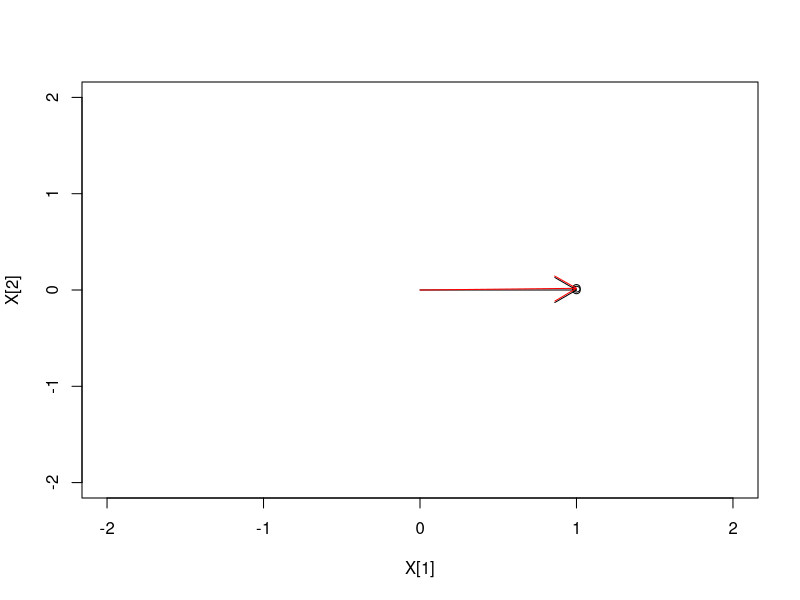
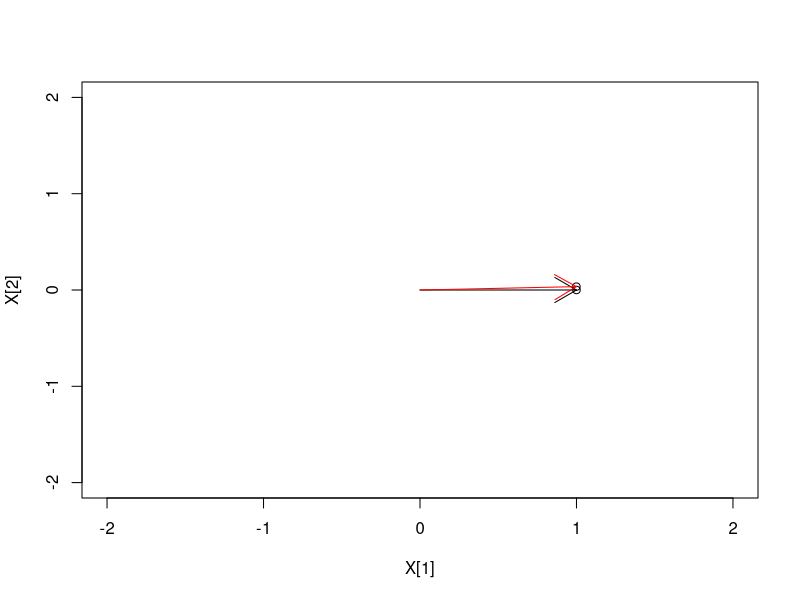
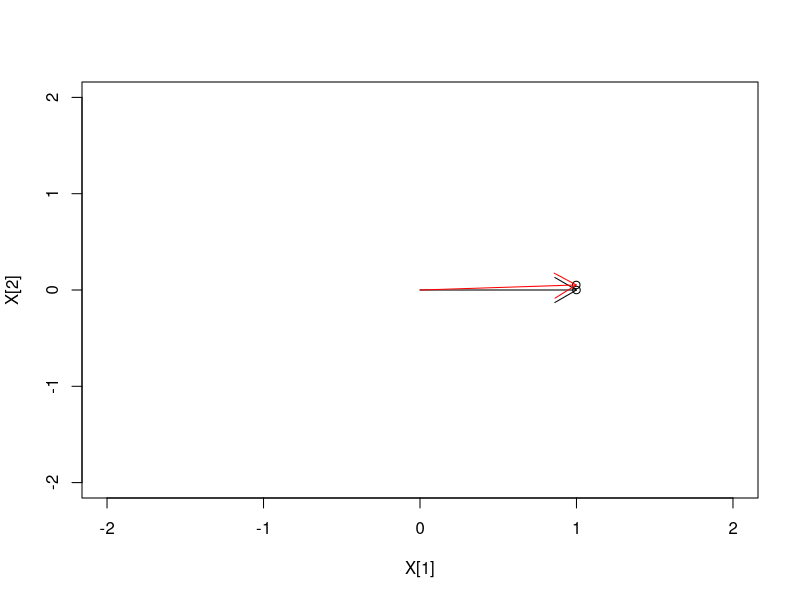
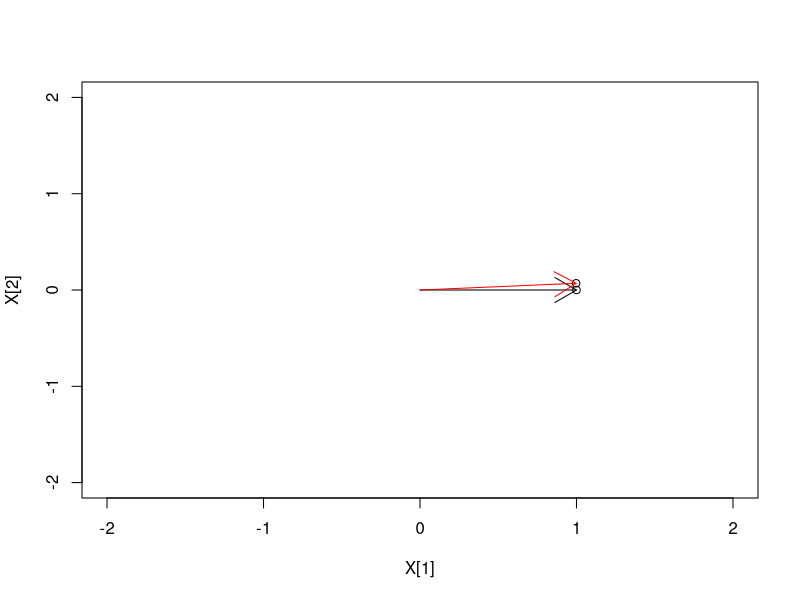
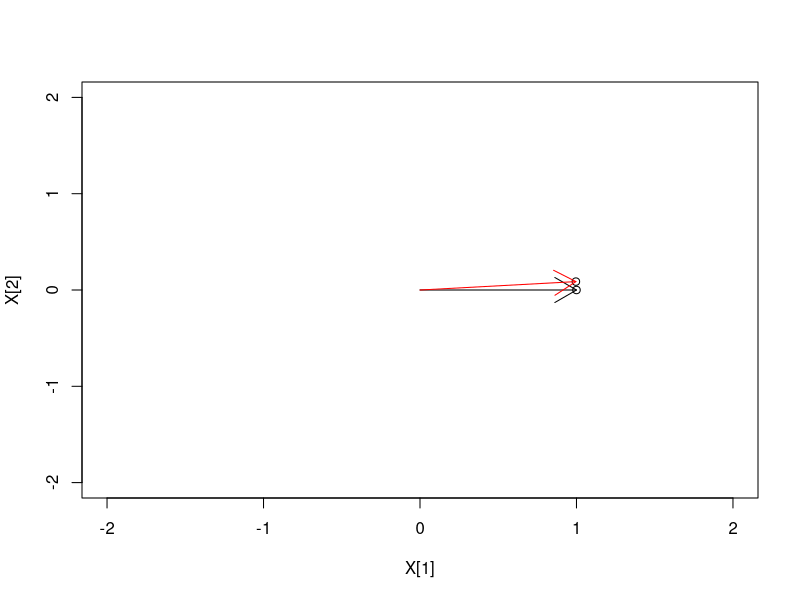
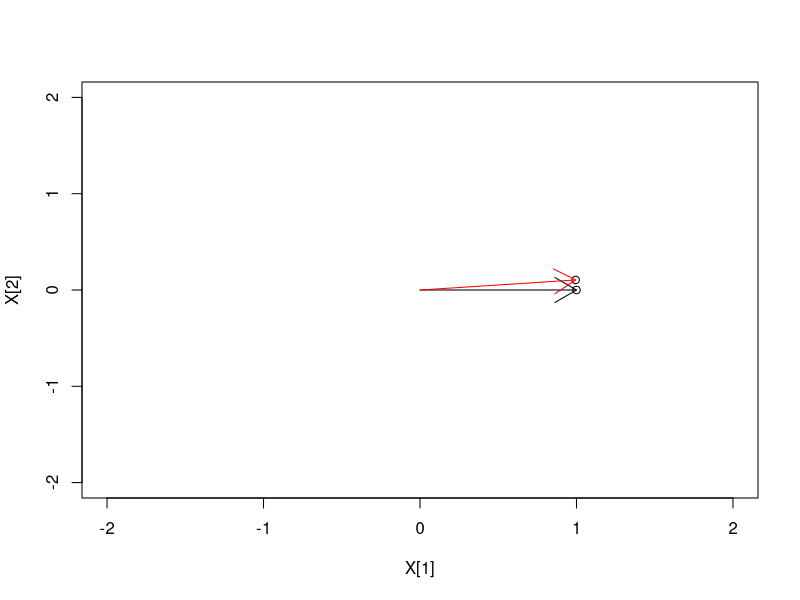
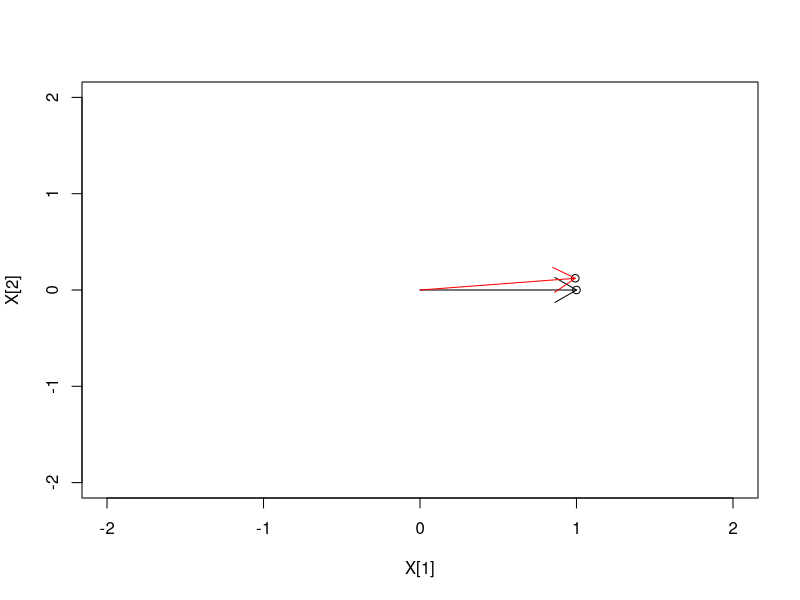
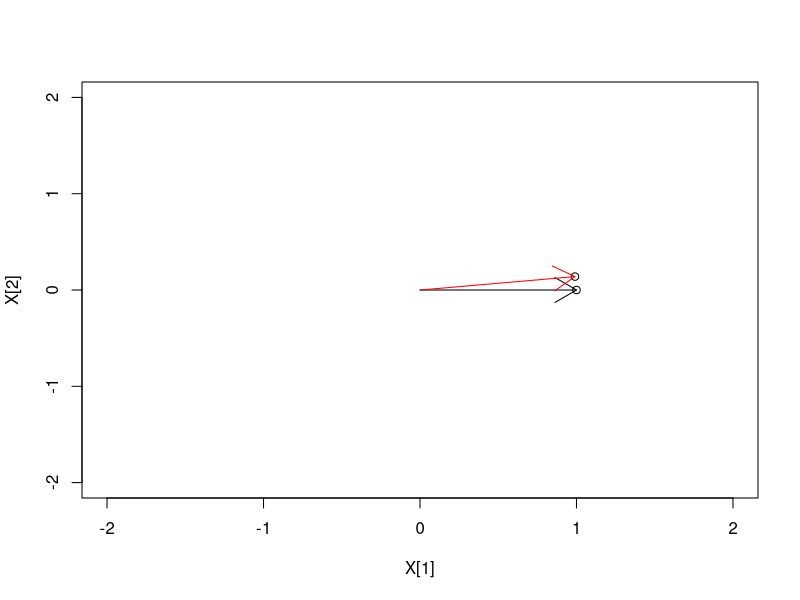

Write R code to recreate these figures, in order.
# Autor: Elmar de Oliveira Uhl - 2020
# Efetua rotacoes de um ponto por multiplicacao matricial

angleDegree = 1 # Angulo de rotacao
angleRadian = angleDegree*pi/180 # converte para radianos

# Coordenada do ponto
x = 1
y = 0

n = 360 # numero de interacoes
for (i in 1:n) {
a = cos(i*angleRadian)
b = sin(i*angleRadian)

R = matrix(c(a,b,b,-a),nrow=2, ncol=2) # matriz de rotacao
X = matrix(c(x,y),nrow=2, ncol=1) # matriz de coordenada

plot(X[1],X[2],xlim=c(-2,2),ylim=c(-2,2))
arrows(0,0,x,y)

X = R %*% X # multiplicacao matricial
points(X[1],X[2])
arrows(0,0,X[1],X[2], col="red")

Sys.sleep(0.1)
}


